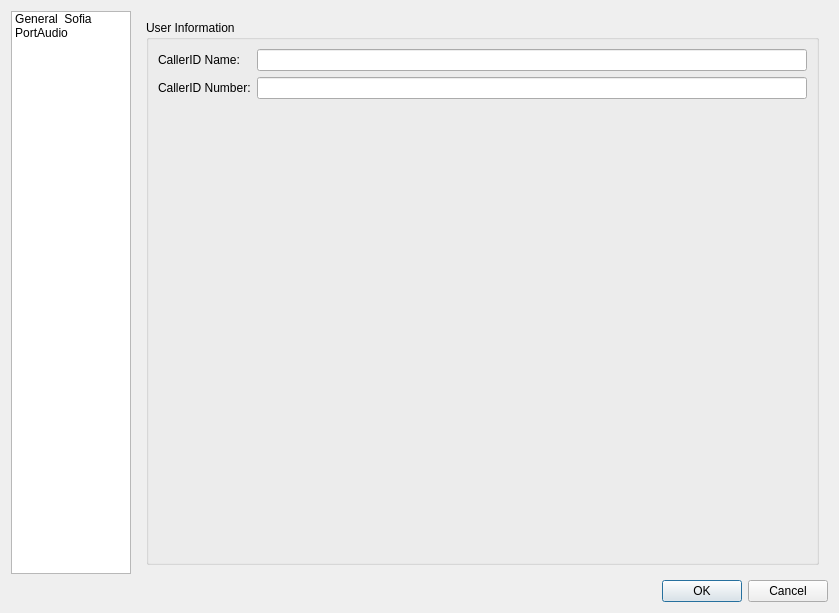
<?xml version="1.0" encoding="UTF-8"?>
<ui version="4.0">
 <class>PrefDialog</class>
 <widget class="QDialog" name="PrefDialog">
  <property name="geometry">
   <rect>
    <x>0</x>
    <y>0</y>
    <width>839</width>
    <height>613</height>
   </rect>
  </property>
  <property name="windowTitle">
   <string>Preferences</string>
  </property>
  <layout class="QGridLayout" name="gridLayout">
   <item row="0" column="0">
    <widget class="QListWidget" name="listSections">
     <property name="minimumSize">
      <size>
       <width>120</width>
       <height>0</height>
      </size>
     </property>
     <property name="maximumSize">
      <size>
       <width>120</width>
       <height>16777215</height>
      </size>
     </property>
     <property name="showDropIndicator" stdset="0">
      <bool>false</bool>
     </property>
     <property name="dragDropMode">
      <enum>QAbstractItemView::NoDragDrop</enum>
     </property>
     <property name="iconSize">
      <size>
       <width>96</width>
       <height>84</height>
      </size>
     </property>
     <property name="movement">
      <enum>QListView::Static</enum>
     </property>
     <property name="flow">
      <enum>QListView::LeftToRight</enum>
     </property>
     <property name="isWrapping" stdset="0">
      <bool>true</bool>
     </property>
     <property name="spacing">
      <number>12</number>
     </property>
     <property name="viewMode">
      <enum>QListView::IconMode</enum>
     </property>
     <item>
      <property name="text">
       <string>General</string>
      </property>
      <property name="icon">
       <iconset resource="resources.qrc">
        <normaloff>:/images/pref_general.jpg</normaloff>:/images/pref_general.jpg</iconset>
      </property>
     </item>
     <item>
      <property name="text">
       <string>Sofia</string>
      </property>
      <property name="icon">
       <iconset resource="resources.qrc">
        <normaloff>:/images/pref_sip.png</normaloff>:/images/pref_sip.png</iconset>
      </property>
     </item>
     <item>
      <property name="text">
       <string>PortAudio</string>
      </property>
      <property name="icon">
       <iconset resource="resources.qrc">
        <normaloff>:/images/pref_audio.gif</normaloff>:/images/pref_audio.gif</iconset>
      </property>
     </item>
    </widget>
   </item>
   <item row="0" column="1">
    <widget class="QStackedWidget" name="stackedWidget">
     <property name="currentIndex">
      <number>0</number>
     </property>
     <widget class="QWidget" name="page_3">
      <layout class="QVBoxLayout" name="verticalLayout_3">
       <item>
        <widget class="QGroupBox" name="groupBox_5">
         <property name="title">
          <string>User Information</string>
         </property>
         <layout class="QFormLayout" name="formLayout_4">
          <item row="0" column="0">
           <widget class="QLabel" name="label_13">
            <property name="text">
             <string>CallerID Name:</string>
            </property>
           </widget>
          </item>
          <item row="0" column="1">
           <widget class="QLineEdit" name="PaCallerIdNameEdit"/>
          </item>
          <item row="1" column="0">
           <widget class="QLabel" name="label_14">
            <property name="text">
             <string>CallerID Number:</string>
            </property>
           </widget>
          </item>
          <item row="1" column="1">
           <widget class="QLineEdit" name="PaCallerIdNumEdit"/>
          </item>
         </layout>
        </widget>
       </item>
      </layout>
     </widget>
     <widget class="QWidget" name="page">
      <layout class="QVBoxLayout" name="verticalLayout_2">
       <item>
        <widget class="QTabWidget" name="tabWidget">
         <property name="currentIndex">
          <number>0</number>
         </property>
         <widget class="QWidget" name="tab">
          <attribute name="title">
           <string>General</string>
          </attribute>
          <layout class="QVBoxLayout" name="verticalLayout_5">
           <item>
            <widget class="QGroupBox" name="groupBox">
             <property name="title">
              <string>Global</string>
             </property>
             <layout class="QFormLayout" name="formLayout">
              <property name="fieldGrowthPolicy">
               <enum>QFormLayout::AllNonFixedFieldsGrow</enum>
              </property>
              <item row="0" column="0">
               <widget class="QLabel" name="label">
                <property name="text">
                 <string>log-level</string>
                </property>
               </widget>
              </item>
              <item row="0" column="1">
               <widget class="QSpinBox" name="sofiaLogLevelSpin"/>
              </item>
              <item row="1" column="0">
               <widget class="QLabel" name="label_2">
                <property name="text">
                 <string>auto-restart</string>
                </property>
               </widget>
              </item>
              <item row="1" column="1">
               <widget class="QComboBox" name="sofiaAutoRestartCombo">
                <item>
                 <property name="text">
                  <string>true</string>
                 </property>
                </item>
                <item>
                 <property name="text">
                  <string>false</string>
                 </property>
                </item>
               </widget>
              </item>
              <item row="2" column="0">
               <widget class="QLabel" name="label_3">
                <property name="text">
                 <string>debug-presence</string>
                </property>
               </widget>
              </item>
              <item row="2" column="1">
               <widget class="QSpinBox" name="sofiaDebugPresenceSpin"/>
              </item>
              <item row="3" column="0">
               <widget class="QLabel" name="label_15">
                <property name="text">
                 <string>rewrite-multicasted-fs-path</string>
                </property>
               </widget>
              </item>
              <item row="3" column="1">
               <widget class="QComboBox" name="sofiaRewriteMulticastedFsPathCombo">
                <item>
                 <property name="text">
                  <string>false</string>
                 </property>
                </item>
                <item>
                 <property name="text">
                  <string>true</string>
                 </property>
                </item>
               </widget>
              </item>
             </layout>
            </widget>
           </item>
           <item>
            <widget class="QGroupBox" name="groupBox_6">
             <property name="sizePolicy">
              <sizepolicy hsizetype="Preferred" vsizetype="Expanding">
               <horstretch>0</horstretch>
               <verstretch>0</verstretch>
              </sizepolicy>
             </property>
             <property name="title">
              <string>Profile</string>
             </property>
             <layout class="QFormLayout" name="formLayout_6">
              <item row="0" column="0">
               <widget class="QLabel" name="label_4">
                <property name="text">
                 <string>user-agent-string</string>
                </property>
               </widget>
              </item>
              <item row="0" column="1">
               <widget class="QLineEdit" name="sofiaUserAgentStringEdit">
                <property name="text">
                 <string>FreeSWITCH/FSComm</string>
                </property>
               </widget>
              </item>
              <item row="1" column="0">
               <widget class="QLabel" name="label_26">
                <property name="text">
                 <string>hold-music</string>
                </property>
               </widget>
              </item>
              <item row="1" column="1">
               <widget class="QLineEdit" name="sofiaHoldMusicEdit">
                <property name="text">
                 <string>localstream://moh</string>
                </property>
               </widget>
              </item>
              <item row="2" column="0">
               <widget class="QLabel" name="label_16">
                <property name="text">
                 <string>context</string>
                </property>
               </widget>
              </item>
              <item row="2" column="1">
               <widget class="QLineEdit" name="sofiaContextEdit">
                <property name="text">
                 <string>public</string>
                </property>
               </widget>
              </item>
              <item row="3" column="0">
               <widget class="QLabel" name="label_19">
                <property name="text">
                 <string>dialplan</string>
                </property>
               </widget>
              </item>
              <item row="3" column="1">
               <widget class="QLineEdit" name="lineEdit">
                <property name="text">
                 <string>XML</string>
                </property>
               </widget>
              </item>
             </layout>
            </widget>
           </item>
          </layout>
         </widget>
         <widget class="QWidget" name="tab_2">
          <attribute name="title">
           <string>Network</string>
          </attribute>
          <layout class="QVBoxLayout" name="verticalLayout_4">
           <item>
            <widget class="QGroupBox" name="groupBox_2">
             <property name="title">
              <string>Softphone Profile</string>
             </property>
             <layout class="QFormLayout" name="formLayout_2">
              <property name="fieldGrowthPolicy">
               <enum>QFormLayout::AllNonFixedFieldsGrow</enum>
              </property>
              <item row="0" column="0">
               <widget class="QLabel" name="label_18">
                <property name="text">
                 <string>sip-port</string>
                </property>
               </widget>
              </item>
              <item row="0" column="1">
               <widget class="QSpinBox" name="sofiaSipPortSpin">
                <property name="minimum">
                 <number>1</number>
                </property>
                <property name="maximum">
                 <number>65535</number>
                </property>
                <property name="value">
                 <number>12345</number>
                </property>
               </widget>
              </item>
              <item row="1" column="0">
               <widget class="QLabel" name="label_22">
                <property name="text">
                 <string>use-rtp-timer</string>
                </property>
               </widget>
              </item>
              <item row="1" column="1">
               <widget class="QComboBox" name="sofiaUseRtpTimerCombo">
                <item>
                 <property name="text">
                  <string>true</string>
                 </property>
                </item>
                <item>
                 <property name="text">
                  <string>false</string>
                 </property>
                </item>
               </widget>
              </item>
              <item row="2" column="0">
               <widget class="QLabel" name="label_24">
                <property name="text">
                 <string>rtp-ip</string>
                </property>
               </widget>
              </item>
              <item row="2" column="1">
               <widget class="QLineEdit" name="sofiaRtpIpEdit">
                <property name="text">
                 <string>$${local_ip_v4}</string>
                </property>
               </widget>
              </item>
              <item row="3" column="0">
               <widget class="QLabel" name="label_25">
                <property name="text">
                 <string>sip-ip</string>
                </property>
               </widget>
              </item>
              <item row="3" column="1">
               <widget class="QLineEdit" name="sofiaSipIpEdit">
                <property name="text">
                 <string>$${local_ip_v4}</string>
                </property>
               </widget>
              </item>
              <item row="4" column="0">
               <widget class="QLabel" name="label_27">
                <property name="text">
                 <string>apply-nat-acl</string>
                </property>
               </widget>
              </item>
              <item row="4" column="1">
               <widget class="QLineEdit" name="sofiaApplyNatAclEdit">
                <property name="text">
                 <string>rfc1918</string>
                </property>
               </widget>
              </item>
              <item row="5" column="0">
               <widget class="QLabel" name="label_34">
                <property name="text">
                 <string>ext-rtp-ip</string>
                </property>
               </widget>
              </item>
              <item row="5" column="1">
               <widget class="QLineEdit" name="sofiaExtRtpIpEdit">
                <property name="text">
                 <string>stun:stun.freeswitch.org</string>
                </property>
               </widget>
              </item>
              <item row="6" column="0">
               <widget class="QLabel" name="label_35">
                <property name="text">
                 <string>ext-sip-ip</string>
                </property>
               </widget>
              </item>
              <item row="6" column="1">
               <widget class="QLineEdit" name="sofiaExtSipIpEdit">
                <property name="text">
                 <string>stun:stun.freeswitch.org</string>
                </property>
               </widget>
              </item>
             </layout>
            </widget>
           </item>
          </layout>
         </widget>
         <widget class="QWidget" name="tab_4">
          <attribute name="title">
           <string>Codecs</string>
          </attribute>
          <layout class="QFormLayout" name="formLayout_7">
           <item row="0" column="0">
            <widget class="QLabel" name="label_21">
             <property name="text">
              <string>codec-prefs</string>
             </property>
            </widget>
           </item>
           <item row="0" column="1">
            <widget class="QLineEdit" name="sofiaCodecPrefsEdit">
             <property name="text">
              <string>CELT@48000h,G7221@32000h,G7221@16000h,G722,PCMU,PCMA,GSM</string>
             </property>
            </widget>
           </item>
           <item row="1" column="0">
            <widget class="QLabel" name="label_30">
             <property name="text">
              <string>inbound-codec-negotiation</string>
             </property>
            </widget>
           </item>
           <item row="1" column="1">
            <widget class="QComboBox" name="sofiaInboundCodecNegotiationCombo">
             <item>
              <property name="text">
               <string>generous</string>
              </property>
             </item>
             <item>
              <property name="text">
               <string>greedy</string>
              </property>
             </item>
            </widget>
           </item>
          </layout>
         </widget>
         <widget class="QWidget" name="tab_3">
          <attribute name="title">
           <string>Advanced</string>
          </attribute>
          <layout class="QVBoxLayout" name="verticalLayout_6">
           <item>
            <widget class="QGroupBox" name="groupBox_7">
             <property name="title">
              <string>Profile</string>
             </property>
             <layout class="QFormLayout" name="formLayout_8">
              <item row="0" column="0">
               <widget class="QLabel" name="label_17">
                <property name="text">
                 <string>rfc2833-pt</string>
                </property>
               </widget>
              </item>
              <item row="0" column="1">
               <widget class="QLineEdit" name="sofiaRfc2833PtEdit">
                <property name="text">
                 <string>101</string>
                </property>
               </widget>
              </item>
              <item row="1" column="0">
               <widget class="QLabel" name="label_5">
                <property name="text">
                 <string>debug</string>
                </property>
               </widget>
              </item>
              <item row="1" column="1">
               <widget class="QSpinBox" name="sofiaDebugSpin"/>
              </item>
              <item row="2" column="0">
               <widget class="QLabel" name="label_6">
                <property name="text">
                 <string>sip-trace</string>
                </property>
               </widget>
              </item>
              <item row="2" column="1">
               <widget class="QComboBox" name="sofiaSipTraceCombo">
                <item>
                 <property name="text">
                  <string>false</string>
                 </property>
                </item>
                <item>
                 <property name="text">
                  <string>true</string>
                 </property>
                </item>
               </widget>
              </item>
              <item row="3" column="0">
               <widget class="QLabel" name="label_20">
                <property name="text">
                 <string>dtmf-duration</string>
                </property>
               </widget>
              </item>
              <item row="3" column="1">
               <widget class="QSpinBox" name="spinBox">
                <property name="maximum">
                 <number>1000</number>
                </property>
                <property name="value">
                 <number>100</number>
                </property>
               </widget>
              </item>
              <item row="4" column="0">
               <widget class="QLabel" name="label_23">
                <property name="text">
                 <string>rtp-timer-name</string>
                </property>
               </widget>
              </item>
              <item row="4" column="1">
               <widget class="QLineEdit" name="sofiaRtpTimerNameEdit">
                <property name="text">
                 <string>soft</string>
                </property>
               </widget>
              </item>
              <item row="5" column="0">
               <widget class="QLabel" name="label_28">
                <property name="text">
                 <string>manage-presence</string>
                </property>
               </widget>
              </item>
              <item row="5" column="1">
               <widget class="QComboBox" name="sofiaManagePresenceCombo">
                <item>
                 <property name="text">
                  <string>false</string>
                 </property>
                </item>
                <item>
                 <property name="text">
                  <string>true</string>
                 </property>
                </item>
               </widget>
              </item>
              <item row="6" column="0">
               <widget class="QLabel" name="label_29">
                <property name="text">
                 <string>max-proceeding</string>
                </property>
               </widget>
              </item>
              <item row="6" column="1">
               <widget class="QSpinBox" name="sofiaMaxProceedingEdit">
                <property name="value">
                 <number>3</number>
                </property>
               </widget>
              </item>
              <item row="7" column="0">
               <widget class="QLabel" name="label_31">
                <property name="text">
                 <string>nonce-ttl</string>
                </property>
               </widget>
              </item>
              <item row="7" column="1">
               <widget class="QSpinBox" name="sofiaNonceTtlSpin">
                <property name="value">
                 <number>60</number>
                </property>
               </widget>
              </item>
              <item row="8" column="0">
               <widget class="QLabel" name="label_36">
                <property name="text">
                 <string>rtp-timeout-sec</string>
                </property>
               </widget>
              </item>
              <item row="8" column="1">
               <widget class="QSpinBox" name="sofiaRtpTimeoutSecSpin">
                <property name="maximum">
                 <number>1000</number>
                </property>
                <property name="value">
                 <number>300</number>
                </property>
               </widget>
              </item>
              <item row="9" column="0">
               <widget class="QLabel" name="label_37">
                <property name="text">
                 <string>rtp-hold-timeout-sec</string>
                </property>
               </widget>
              </item>
              <item row="9" column="1">
               <widget class="QSpinBox" name="sofiaRtpHoldTimeoutSecSpin">
                <property name="maximum">
                 <number>5000</number>
                </property>
                <property name="value">
                 <number>1800</number>
                </property>
               </widget>
              </item>
              <item row="10" column="0">
               <widget class="QLabel" name="label_32">
                <property name="text">
                 <string>auth-calls</string>
                </property>
               </widget>
              </item>
              <item row="10" column="1">
               <widget class="QComboBox" name="sofiaAuthCallsCombo">
                <item>
                 <property name="text">
                  <string>false</string>
                 </property>
                </item>
                <item>
                 <property name="text">
                  <string>true</string>
                 </property>
                </item>
               </widget>
              </item>
              <item row="11" column="0">
               <widget class="QLabel" name="label_33">
                <property name="text">
                 <string>auth-all-packets</string>
                </property>
               </widget>
              </item>
              <item row="11" column="1">
               <widget class="QComboBox" name="sofiaAuthAllPacketsCombo">
                <item>
                 <property name="text">
                  <string>false</string>
                 </property>
                </item>
                <item>
                 <property name="text">
                  <string>true</string>
                 </property>
                </item>
               </widget>
              </item>
              <item row="12" column="0">
               <widget class="QLabel" name="label_38">
                <property name="text">
                 <string>disable-register</string>
                </property>
               </widget>
              </item>
              <item row="12" column="1">
               <widget class="QComboBox" name="sofiaDisableRegisterCombo">
                <item>
                 <property name="text">
                  <string>true</string>
                 </property>
                </item>
                <item>
                 <property name="text">
                  <string>false</string>
                 </property>
                </item>
               </widget>
              </item>
              <item row="13" column="0">
               <widget class="QLabel" name="label_39">
                <property name="text">
                 <string>challenge-realm</string>
                </property>
               </widget>
              </item>
              <item row="13" column="1">
               <widget class="QComboBox" name="sofiaChallengeRealmCombo">
                <item>
                 <property name="text">
                  <string>auto_from</string>
                 </property>
                </item>
                <item>
                 <property name="text">
                  <string>auto_to</string>
                 </property>
                </item>
               </widget>
              </item>
             </layout>
            </widget>
           </item>
          </layout>
         </widget>
        </widget>
       </item>
      </layout>
     </widget>
     <widget class="QWidget" name="page_2">
      <layout class="QVBoxLayout" name="verticalLayout">
       <item>
        <widget class="QGroupBox" name="groupBox_3">
         <property name="title">
          <string>Devices</string>
         </property>
         <layout class="QFormLayout" name="formLayout_3">
          <item row="0" column="0">
           <widget class="QLabel" name="label_7">
            <property name="text">
             <string>indev</string>
            </property>
           </widget>
          </item>
          <item row="0" column="1">
           <widget class="QComboBox" name="PaIndevCombo"/>
          </item>
          <item row="1" column="0">
           <widget class="QLabel" name="label_8">
            <property name="text">
             <string>outdev</string>
            </property>
           </widget>
          </item>
          <item row="1" column="1">
           <layout class="QHBoxLayout" name="horizontalLayout_3">
            <item>
             <widget class="QComboBox" name="PaOutdevCombo"/>
            </item>
            <item>
             <widget class="QPushButton" name="PaOutdevTestBtn">
              <property name="enabled">
               <bool>false</bool>
              </property>
              <property name="maximumSize">
               <size>
                <width>86</width>
                <height>27</height>
               </size>
              </property>
              <property name="text">
               <string>Test</string>
              </property>
             </widget>
            </item>
           </layout>
          </item>
          <item row="2" column="0">
           <widget class="QLabel" name="label_9">
            <property name="text">
             <string>rindgev</string>
            </property>
           </widget>
          </item>
          <item row="2" column="1">
           <layout class="QHBoxLayout" name="horizontalLayout_2">
            <item>
             <widget class="QComboBox" name="PaRingdevCombo"/>
            </item>
            <item>
             <widget class="QPushButton" name="PaRingdevTestBtn">
              <property name="enabled">
               <bool>true</bool>
              </property>
              <property name="maximumSize">
               <size>
                <width>86</width>
                <height>27</height>
               </size>
              </property>
              <property name="text">
               <string>Test</string>
              </property>
             </widget>
            </item>
           </layout>
          </item>
         </layout>
        </widget>
       </item>
       <item>
        <widget class="QGroupBox" name="groupBox_4">
         <property name="title">
          <string>Files</string>
         </property>
         <layout class="QFormLayout" name="formLayout_5">
          <item row="0" column="0">
           <widget class="QLabel" name="label_10">
            <property name="text">
             <string>ring-file</string>
            </property>
           </widget>
          </item>
          <item row="0" column="1">
           <layout class="QHBoxLayout" name="horizontalLayout_4">
            <item>
             <widget class="QLineEdit" name="PaRingFileEdit">
              <property name="text">
               <string>tone_stream://%(2000,4000,440.0,480.0);loops=20</string>
              </property>
             </widget>
            </item>
            <item>
             <widget class="QPushButton" name="PaRingFileBtn">
              <property name="text">
               <string>Open</string>
              </property>
             </widget>
            </item>
           </layout>
          </item>
          <item row="1" column="0">
           <widget class="QLabel" name="label_12">
            <property name="text">
             <string>ring-interval</string>
            </property>
           </widget>
          </item>
          <item row="1" column="1">
           <widget class="QSpinBox" name="PaRingIntervalSpin">
            <property name="value">
             <number>5</number>
            </property>
           </widget>
          </item>
          <item row="2" column="0">
           <widget class="QLabel" name="label_11">
            <property name="text">
             <string>hold-file</string>
            </property>
           </widget>
          </item>
          <item row="2" column="1">
           <layout class="QHBoxLayout" name="horizontalLayout">
            <item>
             <widget class="QLineEdit" name="PaHoldFileEdit">
              <property name="readOnly">
               <bool>true</bool>
              </property>
             </widget>
            </item>
            <item>
             <widget class="QPushButton" name="PaHoldFileBtn">
              <property name="text">
               <string>Open</string>
              </property>
             </widget>
            </item>
           </layout>
          </item>
         </layout>
        </widget>
       </item>
      </layout>
     </widget>
    </widget>
   </item>
   <item row="1" column="1">
    <widget class="QDialogButtonBox" name="buttonBox">
     <property name="orientation">
      <enum>Qt::Horizontal</enum>
     </property>
     <property name="standardButtons">
      <set>QDialogButtonBox::Cancel|QDialogButtonBox::Ok</set>
     </property>
    </widget>
   </item>
  </layout>
 </widget>
 <resources>
  <include location="resources.qrc"/>
 </resources>
 <connections>
  <connection>
   <sender>buttonBox</sender>
   <signal>accepted()</signal>
   <receiver>PrefDialog</receiver>
   <slot>accept()</slot>
   <hints>
    <hint type="sourcelabel">
     <x>544</x>
     <y>224</y>
    </hint>
    <hint type="destinationlabel">
     <x>157</x>
     <y>246</y>
    </hint>
   </hints>
  </connection>
  <connection>
   <sender>buttonBox</sender>
   <signal>rejected()</signal>
   <receiver>PrefDialog</receiver>
   <slot>reject()</slot>
   <hints>
    <hint type="sourcelabel">
     <x>544</x>
     <y>230</y>
    </hint>
    <hint type="destinationlabel">
     <x>286</x>
     <y>246</y>
    </hint>
   </hints>
  </connection>
  <connection>
   <sender>listSections</sender>
   <signal>currentRowChanged(int)</signal>
   <receiver>stackedWidget</receiver>
   <slot>setCurrentIndex(int)</slot>
   <hints>
    <hint type="sourcelabel">
     <x>180</x>
     <y>83</y>
    </hint>
    <hint type="destinationlabel">
     <x>524</x>
     <y>102</y>
    </hint>
   </hints>
  </connection>
 </connections>
</ui>
